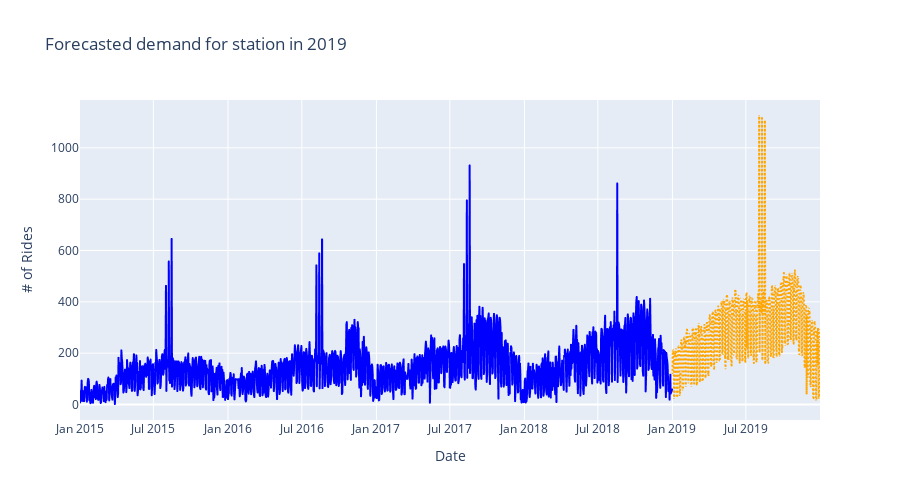

Notebook code cell kept with this figure:
### Code cell
# plot time series using plotly express
fig = px.line(plot_df[(plot_df.year > 2014) & 
                      (plot_df.station_id == 491)], 
              x='date', y='y', 
              color='pred_vs_actual', 
              color_discrete_sequence=['blue','orange'],
              line_dash='pred_vs_actual',
              line_dash_sequence=['solid', 'dot'],
              title='Forecasted demand for station in 2019',
              height=500)

fig.update_layout(showlegend=False, xaxis_title='Date',yaxis_title='# of Rides')

fig.show()

### Figure 1 — Plotly figure (JSON) as saved in the notebook; plotly's stock layout.template omitted (floating-point values rounded to 4 significant figures; data arrays with more than 128 entries replaced by an {"elided": "..."} marker saying what was removed)
{"data": [{"hovertemplate": "pred_vs_actual=actual<br>date=%{x}<br>y=%{y}<extra></extra>", "legendgroup": "actual", "line": {"color": "blue", "dash": "solid"}, "mode": "lines", "name": "actual", "showlegend": true, "type": "scattergl", "x": {"elided": "1461 str values"}, "xaxis": "x", "y": {"elided": "1461 int values"}, "yaxis": "y"}, {"hovertemplate": "pred_vs_actual=pred<br>date=%{x}<br>y=%{y}<extra></extra>", "legendgroup": "pred", "line": {"color": "orange", "dash": "dot"}, "mode": "lines", "name": "pred", "showlegend": true, "type": "scattergl", "x": {"elided": "365 str values"}, "xaxis": "x", "y": {"elided": "365 int values"}, "yaxis": "y"}], "layout": {"height": 500, "legend": {"title": {"text": "pred_vs_actual"}, "tracegroupgap": 0}, "showlegend": false, "title": {"text": "Forecasted demand for station in 2019"}, "xaxis": {"anchor": "y", "domain": [0, 1], "title": {"text": "Date"}}, "yaxis": {"anchor": "x", "domain": [0, 1], "title": {"text": "# of Rides"}}}}
